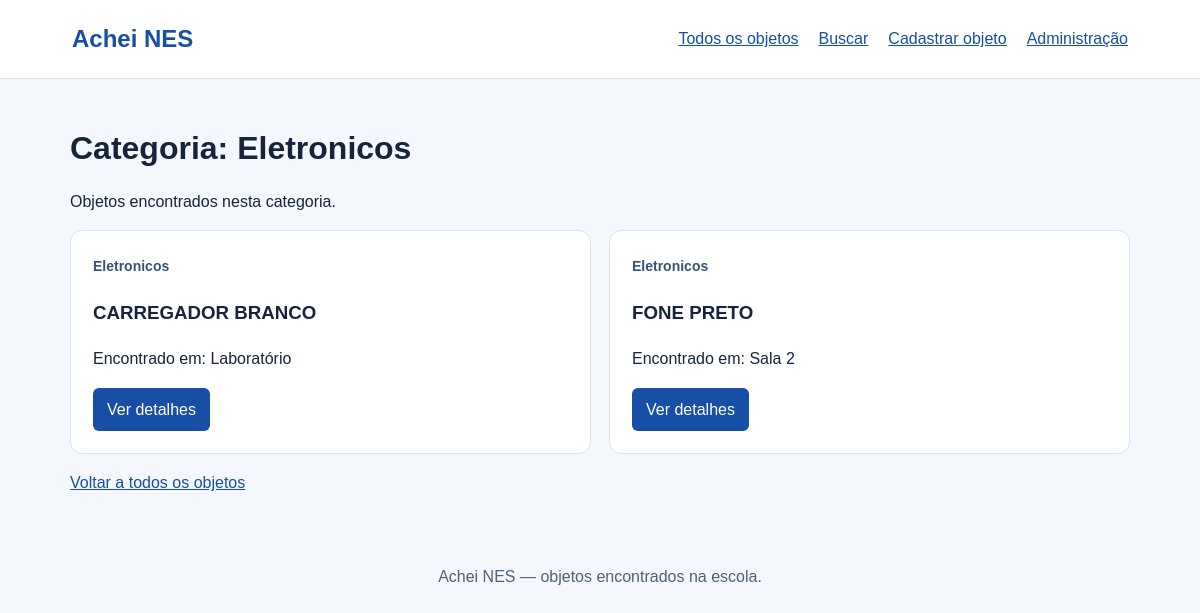
/categorias/eletronicos/, run on the app's committed database.
### mural/models.py (models this page shows, shortened)
class Categoria(models.Model):
    nome = models.CharField(max_length=80, unique=True)
    slug = models.SlugField(max_length=80, unique=True)

class Item(models.Model):
    nome = models.CharField(max_length=120)
    descricao = models.TextField()
    categoria = models.ForeignKey(
        Categoria,
        on_delete=models.PROTECT,
    )
    local_encontrado = models.CharField(max_length=120)
    local_retirada = models.CharField(max_length=120)

### mural/views.py (the view)
def categoria_slug_view(request, slug_categoria):
    categoria = get_object_or_404(
        Categoria,
        slug=slug_categoria,
    )
    itens = Item.objects.filter(
        categoria=categoria,
    ).order_by("nome")
    contexto = {
        "titulo_categoria": categoria.nome,
        "lista_itens": itens,
    }
    return render(request, "lista_categoria.html", contexto)

### mural/templates/lista_categoria.html (shortened to what this page needs)
{% extends "base.html" %}
{% block content %}
    <h1>Categoria: {{ titulo_categoria }}</h1>
    <p>Objetos encontrados nesta categoria.</p>
    {% include "_lista_itens.html" %}
    <p>
        <a href="{% url 'mural:home' %}">
            Voltar a todos os objetos
        </a>
    </p>
{% endblock %}

### mural/templates/_lista_itens.html
{% if lista_itens %}
    <ul class="grade">
        {% for item in lista_itens %}
            <li class="cartao">
                <span class="etiqueta">{{ item.categoria.nome }}</span>
                <h3>{{ item.nome|upper }}</h3>
                <p>Encontrado em: {{ item.local_encontrado }}</p>
                <a class="botao"
                   href="{% url 'mural:detalhe' item.id %}">
                    Ver detalhes
                </a>
            </li>
        {% endfor %}
    </ul>
{% else %}
    <p class="aviso">
        Nenhum objeto encontrado nesta consulta.
    </p>
{% endif %}

### mural/static/mural/estilo.css (style rules this page uses)
* { box-sizing: border-box; }
body { margin: 0; background: #f4f7fb; color: #17243b; font-family: Arial, sans-serif; line-height: 1.6; overflow-wrap: anywhere; }
a { color: #174ea6; }
h1 { line-height: 1.2; }
.etiqueta { color: #365477; font-size: 14px; font-weight: bold; }
.categorias, .grade { list-style: none; padding: 0; display: grid; grid-template-columns: repeat(auto-fit, minmax(230px, 1fr)); gap: 18px; }
.categorias li, .cartao, .painel, .aviso { padding: 22px; background: white; border: 1px solid #dce3ef; border-radius: 12px; }
.botao { display: inline-block; padding: 9px 14px; background: #174ea6; color: white; border-radius: 6px; text-decoration: none; }

### data on the page
Categoria: nome "Eletronicos"
Item: categoria.nome "Eletronicos", nome "CARREGADOR BRANCO", local_encontrado "Laboratório"
Item: categoria.nome "Eletronicos", nome "FONE PRETO", local_encontrado "Sala 2"
